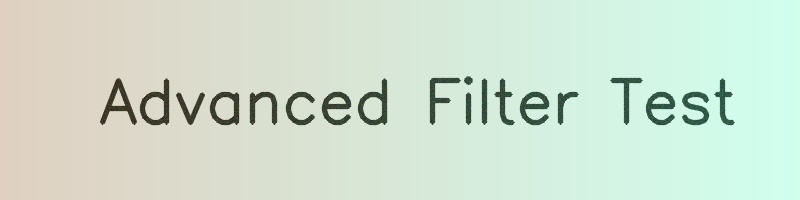
#> input picture img/advanced_bilateral_filter_test_image.jpg, 800 x 200 px
$ python -i pre_process.py   (imports and definitions only)
#> lines starting #> are read from the running program, lines starting #| are printed output that depends on the picture; after the words box and inside, x2 and y2 are one past the last pixel; in counts of white or black regions, pixels touching at a corner belong together
#> further down, picture is the input picture: shape (200, 800, 3); mean B, G, R 208.3, 224.2, 208.3
import cv2
import numpy as np


MIN_DESKEW_ANGLE = 0.5
MAX_DESKEW_ANGLE = 15.0


def skew(img: np.ndarray) -> np.ndarray:
    if len(img.shape) == 2:
        gray = img
    else:
        gray = cv2.cvtColor(img, cv2.COLOR_BGR2GRAY)
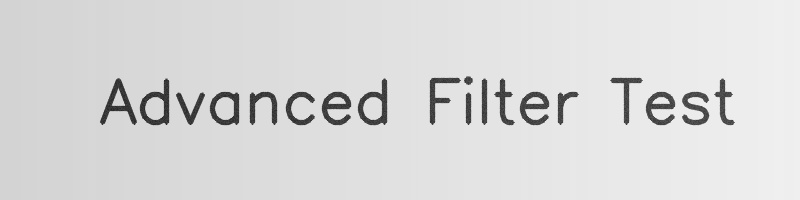
#> gray: shape (200, 800); min 37, max 243, mean 217.6

    _, thresh = cv2.threshold(
        gray,
        0,
        255,
        cv2.THRESH_BINARY + cv2.THRESH_OTSU,
    )
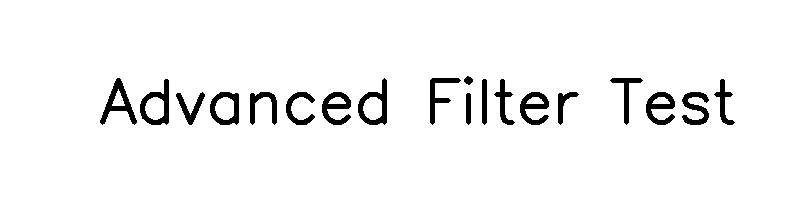
#> thresh: shape (200, 800); 95.5% white; 19 black regions, largest, box (x1, y1, x2, y2) and area: (100, 78, 137, 125) 567, (140, 79, 169, 125) 547, (358, 78, 387, 125) 542

    thresh = cv2.bitwise_not(thresh)

    edges = cv2.Canny(
        thresh,
        50,
        150,
        apertureSize=3,
    )
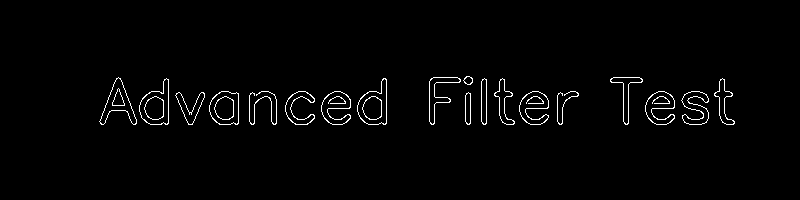
#> edges: shape (200, 800); 1.8% white in thin lines or dots, all inside (x1, y1, x2, y2) = (99, 76, 735, 125)

    lines = cv2.HoughLines(
        edges,
        1,
        np.pi / 180,
        200,
    )
#> lines = None

    if lines is None:
        return gray

    angles = []

    for line in lines:
        rho, theta = line[0]

        angle = np.degrees(theta) - 90
        if -MAX_DESKEW_ANGLE <= angle <= MAX_DESKEW_ANGLE:
            angles.append(angle)

    if not angles:
        return gray

    median_angle = np.median(angles)

    if abs(median_angle) < MIN_DESKEW_ANGLE:
        return gray

    height, width = gray.shape
    center = (width // 2, height // 2)

    rotation_matrix = cv2.getRotationMatrix2D(
        center,
        median_angle,
        1.0,
    )

    return cv2.warpAffine(
        gray,
        rotation_matrix,
        (width, height),
        flags=cv2.INTER_CUBIC,
        borderValue=255,
    )


def process_image(image_path: str, processed_path: str) -> str:
    img = cv2.imread(image_path)
    if img is None:
        raise ValueError("Unable to read image")

    gray = cv2.cvtColor(img, cv2.COLOR_BGR2GRAY)
    deskewed = skew(gray)
    blurred = cv2.GaussianBlur(deskewed, (5, 5), 0)

    processed = cv2.adaptiveThreshold(
        blurred,
        255,
        cv2.ADAPTIVE_THRESH_GAUSSIAN_C,
        cv2.THRESH_BINARY,
        11,
        2,
    )

    success = cv2.imwrite(processed_path, processed)

    if not success:
        raise ValueError("Failed to save processed image")

    return processed_path

>>> import cv2
>>> picture = cv2.imread('../img/advanced_bilateral_filter_test_image.jpg')
>>> result = skew(picture)
